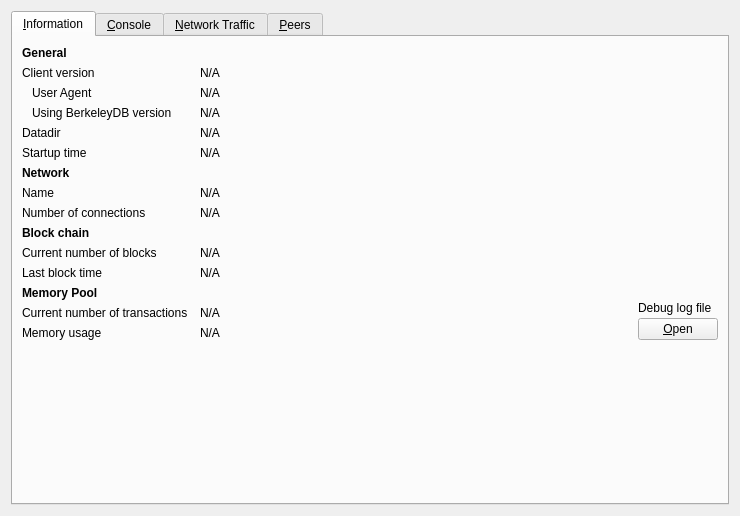
<?xml version="1.0" encoding="UTF-8"?>
<ui version="4.0">
 <class>RPCConsole</class>
 <widget class="QWidget" name="RPCConsole">
  <property name="geometry">
   <rect>
    <x>0</x>
    <y>0</y>
    <width>740</width>
    <height>516</height>
   </rect>
  </property>
  <property name="windowTitle">
   <string>Debug window</string>
  </property>
  <layout class="QVBoxLayout" name="verticalLayout_2">
   <item>
    <widget class="QTabWidget" name="tabWidget">
     <property name="currentIndex">
      <number>0</number>
     </property>
     <widget class="QWidget" name="tab_info">
      <attribute name="title">
       <string>&amp;Information</string>
      </attribute>
      <layout class="QGridLayout" name="gridLayout" columnstretch="0,1,0">
       <property name="horizontalSpacing">
        <number>12</number>
       </property>
       <item row="0" column="0">
        <widget class="QLabel" name="label_9">
         <property name="font">
          <font>
           <weight>75</weight>
           <bold>true</bold>
          </font>
         </property>
         <property name="text">
          <string>General</string>
         </property>
        </widget>
       </item>
       <item row="1" column="0">
        <widget class="QLabel" name="label_6">
         <property name="text">
          <string>Client version</string>
         </property>
        </widget>
       </item>
       <item row="1" column="1" colspan="2">
        <widget class="QLabel" name="clientVersion">
         <property name="cursor">
          <cursorShape>IBeamCursor</cursorShape>
         </property>
         <property name="text">
          <string>N/A</string>
         </property>
         <property name="textFormat">
          <enum>Qt::PlainText</enum>
         </property>
         <property name="textInteractionFlags">
          <set>Qt::LinksAccessibleByMouse|Qt::TextSelectableByKeyboard|Qt::TextSelectableByMouse</set>
         </property>
        </widget>
       </item>
       <item row="2" column="0">
        <widget class="QLabel" name="labelClientUserAgent">
         <property name="text">
          <string>User Agent</string>
         </property>
         <property name="indent">
          <number>10</number>
         </property>
        </widget>
       </item>
       <item row="2" column="1" colspan="2">
        <widget class="QLabel" name="clientUserAgent">
         <property name="cursor">
          <cursorShape>IBeamCursor</cursorShape>
         </property>
         <property name="text">
          <string>N/A</string>
         </property>
         <property name="textFormat">
          <enum>Qt::PlainText</enum>
         </property>
         <property name="textInteractionFlags">
          <set>Qt::LinksAccessibleByMouse|Qt::TextSelectableByKeyboard|Qt::TextSelectableByMouse</set>
         </property>
        </widget>
       </item>
       <item row="3" column="0">
        <widget class="QLabel" name="label_berkeleyDBVersion">
         <property name="text">
          <string>Using BerkeleyDB version</string>
         </property>
         <property name="indent">
          <number>10</number>
         </property>
        </widget>
       </item>
       <item row="3" column="1" colspan="2">
        <widget class="QLabel" name="berkeleyDBVersion">
         <property name="cursor">
          <cursorShape>IBeamCursor</cursorShape>
         </property>
         <property name="text">
          <string>N/A</string>
         </property>
         <property name="textFormat">
          <enum>Qt::PlainText</enum>
         </property>
         <property name="textInteractionFlags">
          <set>Qt::LinksAccessibleByMouse|Qt::TextSelectableByKeyboard|Qt::TextSelectableByMouse</set>
         </property>
        </widget>
       </item>
       <item row="4" column="0">
        <widget class="QLabel" name="label_12">
         <property name="text">
          <string>Datadir</string>
         </property>
        </widget>
       </item>
       <item row="4" column="1" colspan="2">
        <widget class="QLabel" name="dataDir">
         <property name="cursor">
          <cursorShape>IBeamCursor</cursorShape>
         </property>
         <property name="text">
          <string>N/A</string>
         </property>
         <property name="textFormat">
          <enum>Qt::PlainText</enum>
         </property>
         <property name="wordWrap">
          <bool>true</bool>
         </property>
         <property name="textInteractionFlags">
          <set>Qt::LinksAccessibleByMouse|Qt::TextSelectableByKeyboard|Qt::TextSelectableByMouse</set>
         </property>
        </widget>
       </item>
       <item row="5" column="0">
        <widget class="QLabel" name="label_13">
         <property name="text">
          <string>Startup time</string>
         </property>
        </widget>
       </item>
       <item row="5" column="1" colspan="2">
        <widget class="QLabel" name="startupTime">
         <property name="cursor">
          <cursorShape>IBeamCursor</cursorShape>
         </property>
         <property name="text">
          <string>N/A</string>
         </property>
         <property name="textFormat">
          <enum>Qt::PlainText</enum>
         </property>
         <property name="textInteractionFlags">
          <set>Qt::LinksAccessibleByMouse|Qt::TextSelectableByKeyboard|Qt::TextSelectableByMouse</set>
         </property>
        </widget>
       </item>
       <item row="6" column="0">
        <widget class="QLabel" name="labelNetwork">
         <property name="font">
          <font>
           <weight>75</weight>
           <bold>true</bold>
          </font>
         </property>
         <property name="text">
          <string>Network</string>
         </property>
        </widget>
       </item>
       <item row="7" column="0">
        <widget class="QLabel" name="label_8">
         <property name="text">
          <string>Name</string>
         </property>
        </widget>
       </item>
       <item row="7" column="1" colspan="2">
        <widget class="QLabel" name="networkName">
         <property name="cursor">
          <cursorShape>IBeamCursor</cursorShape>
         </property>
         <property name="text">
          <string>N/A</string>
         </property>
         <property name="textFormat">
          <enum>Qt::PlainText</enum>
         </property>
         <property name="textInteractionFlags">
          <set>Qt::LinksAccessibleByMouse|Qt::TextSelectableByKeyboard|Qt::TextSelectableByMouse</set>
         </property>
        </widget>
       </item>
       <item row="8" column="0">
        <widget class="QLabel" name="label_7">
         <property name="text">
          <string>Number of connections</string>
         </property>
        </widget>
       </item>
       <item row="8" column="1" colspan="2">
        <widget class="QLabel" name="numberOfConnections">
         <property name="cursor">
          <cursorShape>IBeamCursor</cursorShape>
         </property>
         <property name="text">
          <string>N/A</string>
         </property>
         <property name="textFormat">
          <enum>Qt::PlainText</enum>
         </property>
         <property name="textInteractionFlags">
          <set>Qt::LinksAccessibleByMouse|Qt::TextSelectableByKeyboard|Qt::TextSelectableByMouse</set>
         </property>
        </widget>
       </item>
       <item row="9" column="0">
        <widget class="QLabel" name="label_10">
         <property name="font">
          <font>
           <weight>75</weight>
           <bold>true</bold>
          </font>
         </property>
         <property name="text">
          <string>Block chain</string>
         </property>
        </widget>
       </item>
       <item row="10" column="0">
        <widget class="QLabel" name="label_3">
         <property name="text">
          <string>Current number of blocks</string>
         </property>
        </widget>
       </item>
       <item row="10" column="1" colspan="2">
        <widget class="QLabel" name="numberOfBlocks">
         <property name="cursor">
          <cursorShape>IBeamCursor</cursorShape>
         </property>
         <property name="text">
          <string>N/A</string>
         </property>
         <property name="textFormat">
          <enum>Qt::PlainText</enum>
         </property>
         <property name="textInteractionFlags">
          <set>Qt::LinksAccessibleByMouse|Qt::TextSelectableByKeyboard|Qt::TextSelectableByMouse</set>
         </property>
        </widget>
       </item>
       <item row="11" column="0">
        <widget class="QLabel" name="labelLastBlockTime">
         <property name="text">
          <string>Last block time</string>
         </property>
        </widget>
       </item>
       <item row="11" column="1" colspan="2">
        <widget class="QLabel" name="lastBlockTime">
         <property name="cursor">
          <cursorShape>IBeamCursor</cursorShape>
         </property>
         <property name="text">
          <string>N/A</string>
         </property>
         <property name="textFormat">
          <enum>Qt::PlainText</enum>
         </property>
         <property name="textInteractionFlags">
          <set>Qt::LinksAccessibleByMouse|Qt::TextSelectableByKeyboard|Qt::TextSelectableByMouse</set>
         </property>
        </widget>
       </item>
       <item row="12" column="0">
        <widget class="QLabel" name="labelMempoolTitle">
         <property name="font">
          <font>
           <weight>75</weight>
           <bold>true</bold>
          </font>
         </property>
         <property name="text">
          <string>Memory Pool</string>
         </property>
        </widget>
       </item>
       <item row="13" column="0">
        <widget class="QLabel" name="labelNumberOfTransactions">
         <property name="text">
          <string>Current number of transactions</string>
         </property>
        </widget>
       </item>
       <item row="13" column="1">
        <widget class="QLabel" name="mempoolNumberTxs">
         <property name="cursor">
          <cursorShape>IBeamCursor</cursorShape>
         </property>
         <property name="text">
          <string>N/A</string>
         </property>
         <property name="textFormat">
          <enum>Qt::PlainText</enum>
         </property>
         <property name="textInteractionFlags">
          <set>Qt::LinksAccessibleByMouse|Qt::TextSelectableByKeyboard|Qt::TextSelectableByMouse</set>
         </property>
        </widget>
       </item>
       <item row="14" column="0">
        <widget class="QLabel" name="labelMemoryUsage">
         <property name="text">
          <string>Memory usage</string>
         </property>
        </widget>
       </item>
       <item row="14" column="1">
        <widget class="QLabel" name="mempoolSize">
         <property name="cursor">
          <cursorShape>IBeamCursor</cursorShape>
         </property>
         <property name="text">
          <string>N/A</string>
         </property>
         <property name="textFormat">
          <enum>Qt::PlainText</enum>
         </property>
         <property name="textInteractionFlags">
          <set>Qt::LinksAccessibleByMouse|Qt::TextSelectableByKeyboard|Qt::TextSelectableByMouse</set>
         </property>
        </widget>
       </item>
       <item row="12" column="2" rowspan="3">
        <layout class="QVBoxLayout" name="verticalLayoutDebugButton">
         <property name="spacing">
          <number>3</number>
         </property>
         <item>
          <spacer name="verticalSpacer_2">
           <property name="orientation">
            <enum>Qt::Vertical</enum>
           </property>
           <property name="sizeHint" stdset="0">
            <size>
             <width>10</width>
             <height>5</height>
            </size>
           </property>
          </spacer>
         </item>
         <item>
          <widget class="QLabel" name="labelDebugLogfile">
           <property name="text">
            <string>Debug log file</string>
           </property>
          </widget>
         </item>
         <item>
          <widget class="QPushButton" name="openDebugLogfileButton">
           <property name="toolTip">
            <string>Open the %1 debug log file from the current data directory. This can take a few seconds for large log files.</string>
           </property>
           <property name="text">
            <string>&amp;Open</string>
           </property>
           <property name="icon">
            <iconset resource="../bitcoin.qrc">
             <normaloff>:/images/open</normaloff>:/images/open</iconset>
           </property>
           <property name="autoDefault">
            <bool>false</bool>
           </property>
          </widget>
         </item>
        </layout>
       </item>
       <item row="15" column="0">
        <spacer name="verticalSpacer">
         <property name="orientation">
          <enum>Qt::Vertical</enum>
         </property>
         <property name="sizeHint" stdset="0">
          <size>
           <width>20</width>
           <height>40</height>
          </size>
         </property>
        </spacer>
       </item>
      </layout>
     </widget>
     <widget class="QWidget" name="tab_console">
      <attribute name="title">
       <string>&amp;Console</string>
      </attribute>
      <layout class="QVBoxLayout" name="verticalLayout_3">
       <property name="spacing">
        <number>3</number>
       </property>
       <property name="bottomMargin">
        <number>5</number>
       </property>
       <item>
        <layout class="QHBoxLayout" name="horizontalLayout">
         <property name="spacing">
          <number>4</number>
         </property>
         <item>
          <spacer name="horizontalSpacer">
           <property name="orientation">
            <enum>Qt::Horizontal</enum>
           </property>
           <property name="sizeHint" stdset="0">
            <size>
             <width>40</width>
             <height>20</height>
            </size>
           </property>
          </spacer>
         </item>
         <item>
          <widget class="QPushButton" name="fontSmallerButton">
           <property name="maximumSize">
            <size>
             <width>24</width>
             <height>24</height>
            </size>
           </property>
           <property name="toolTip">
            <string>Decrease font size</string>
           </property>
           <property name="text">
            <string/>
           </property>
           <property name="icon">
            <iconset resource="../bitcoin.qrc">
             <normaloff>:/icons/fontsmaller</normaloff>:/icons/fontsmaller</iconset>
           </property>
           <property name="iconSize">
            <size>
             <width>24</width>
             <height>16</height>
            </size>
           </property>
           <property name="autoDefault">
            <bool>false</bool>
           </property>
           <property name="flat">
            <bool>true</bool>
           </property>
          </widget>
         </item>
         <item>
          <widget class="QPushButton" name="fontBiggerButton">
           <property name="maximumSize">
            <size>
             <width>24</width>
             <height>24</height>
            </size>
           </property>
           <property name="toolTip">
            <string>Increase font size</string>
           </property>
           <property name="text">
            <string/>
           </property>
           <property name="icon">
            <iconset resource="../bitcoin.qrc">
             <normaloff>:/icons/fontbigger</normaloff>:/icons/fontbigger</iconset>
           </property>
           <property name="iconSize">
            <size>
             <width>24</width>
             <height>16</height>
            </size>
           </property>
           <property name="autoDefault">
            <bool>false</bool>
           </property>
           <property name="flat">
            <bool>true</bool>
           </property>
          </widget>
         </item>
         <item>
          <widget class="QPushButton" name="clearButton">
           <property name="maximumSize">
            <size>
             <width>24</width>
             <height>24</height>
            </size>
           </property>
           <property name="toolTip">
            <string>Clear console</string>
           </property>
           <property name="layoutDirection">
            <enum>Qt::LeftToRight</enum>
           </property>
           <property name="text">
            <string/>
           </property>
           <property name="icon">
            <iconset resource="../bitcoin.qrc">
             <normaloff>:/images/clear</normaloff>:/images/clear</iconset>
           </property>
           <property name="shortcut">
            <string notr="true">Ctrl+L</string>
           </property>
           <property name="autoDefault">
            <bool>false</bool>
           </property>
           <property name="flat">
            <bool>true</bool>
           </property>
          </widget>
         </item>
        </layout>
       </item>
       <item>
        <widget class="QTextEdit" name="messagesWidget">
         <property name="minimumSize">
          <size>
           <width>0</width>
           <height>100</height>
          </size>
         </property>
         <property name="readOnly">
          <bool>true</bool>
         </property>
         <property name="tabKeyNavigation" stdset="0">
          <bool>false</bool>
         </property>
         <property name="columnCount" stdset="0">
          <number>2</number>
         </property>
        </widget>
       </item>
       <item>
        <layout class="QHBoxLayout" name="horizontalLayoutPrompt">
         <property name="spacing">
          <number>3</number>
         </property>
         <item>
          <widget class="QPushButton" name="promptIcon">
           <property name="enabled">
            <bool>false</bool>
           </property>
           <property name="maximumSize">
            <size>
             <width>16</width>
             <height>24</height>
            </size>
           </property>
           <property name="text">
            <string/>
           </property>
           <property name="icon">
            <iconset resource="../bitcoin.qrc">
             <normaloff>:/images/prompt</normaloff>:/images/prompt</iconset>
           </property>
           <property name="iconSize">
            <size>
             <width>14</width>
             <height>14</height>
            </size>
           </property>
           <property name="autoDefault">
            <bool>false</bool>
           </property>
           <property name="flat">
            <bool>true</bool>
           </property>
          </widget>
         </item>
         <item>
          <widget class="QLineEdit" name="lineEdit">
           <property name="placeholderText">
            <string/>
           </property>
          </widget>
         </item>
        </layout>
       </item>
      </layout>
     </widget>
     <widget class="QWidget" name="tab_nettraffic">
      <attribute name="title">
       <string>&amp;Network Traffic</string>
      </attribute>
      <layout class="QHBoxLayout" name="horizontalLayout_3">
       <item>
        <layout class="QVBoxLayout" name="verticalLayout_4">
         <item>
          <widget class="TrafficGraphWidget" name="trafficGraph" native="true">
           <property name="sizePolicy">
            <sizepolicy hsizetype="Expanding" vsizetype="Expanding">
             <horstretch>0</horstretch>
             <verstretch>0</verstretch>
            </sizepolicy>
           </property>
          </widget>
         </item>
         <item>
          <layout class="QHBoxLayout" name="horizontalLayout_2">
           <item>
            <widget class="QSlider" name="sldGraphRange">
             <property name="minimum">
              <number>1</number>
             </property>
             <property name="maximum">
              <number>288</number>
             </property>
             <property name="pageStep">
              <number>12</number>
             </property>
             <property name="value">
              <number>6</number>
             </property>
             <property name="orientation">
              <enum>Qt::Horizontal</enum>
             </property>
            </widget>
           </item>
           <item>
            <widget class="QLabel" name="lblGraphRange">
             <property name="minimumSize">
              <size>
               <width>100</width>
               <height>0</height>
              </size>
             </property>
             <property name="alignment">
              <set>Qt::AlignCenter</set>
             </property>
            </widget>
           </item>
           <item>
            <widget class="QPushButton" name="btnClearTrafficGraph">
             <property name="text">
              <string>&amp;Clear</string>
             </property>
             <property name="icon">
              <iconset resource="../bitcoin.qrc">
               <normaloff>:/images/clear</normaloff>:/images/clear</iconset>
             </property>
             <property name="autoDefault">
              <bool>false</bool>
             </property>
            </widget>
           </item>
          </layout>
         </item>
        </layout>
       </item>
       <item>
        <layout class="QVBoxLayout" name="verticalLayout">
         <item>
          <widget class="QGroupBox" name="groupBox">
           <property name="title">
            <string>Totals</string>
           </property>
           <layout class="QVBoxLayout" name="verticalLayout_5">
            <item>
             <layout class="QHBoxLayout" name="horizontalLayout_4">
              <item>
               <widget class="Line" name="line">
                <property name="sizePolicy">
                 <sizepolicy hsizetype="Fixed" vsizetype="Fixed">
                  <horstretch>0</horstretch>
                  <verstretch>0</verstretch>
                 </sizepolicy>
                </property>
                <property name="minimumSize">
                 <size>
                  <width>10</width>
                  <height>0</height>
                 </size>
                </property>
                <property name="palette">
                 <palette>
                  <active>
                   <colorrole role="Light">
                    <brush brushstyle="SolidPattern">
                     <color alpha="255">
                      <red>0</red>
                      <green>255</green>
                      <blue>0</blue>
                     </color>
                    </brush>
                   </colorrole>
                  </active>
                  <inactive>
                   <colorrole role="Light">
                    <brush brushstyle="SolidPattern">
                     <color alpha="255">
                      <red>0</red>
                      <green>255</green>
                      <blue>0</blue>
                     </color>
                    </brush>
                   </colorrole>
                  </inactive>
                  <disabled>
                   <colorrole role="Light">
                    <brush brushstyle="SolidPattern">
                     <color alpha="255">
                      <red>0</red>
                      <green>255</green>
                      <blue>0</blue>
                     </color>
                    </brush>
                   </colorrole>
                  </disabled>
                 </palette>
                </property>
                <property name="orientation">
                 <enum>Qt::Horizontal</enum>
                </property>
               </widget>
              </item>
              <item>
               <widget class="QLabel" name="label_16">
                <property name="text">
                 <string>Received</string>
                </property>
               </widget>
              </item>
              <item>
               <widget class="QLabel" name="lblBytesIn">
                <property name="minimumSize">
                 <size>
                  <width>50</width>
                  <height>0</height>
                 </size>
                </property>
                <property name="alignment">
                 <set>Qt::AlignRight|Qt::AlignTrailing|Qt::AlignVCenter</set>
                </property>
               </widget>
              </item>
             </layout>
            </item>
            <item>
             <layout class="QHBoxLayout" name="horizontalLayout_5">
              <item>
               <widget class="Line" name="line_2">
                <property name="sizePolicy">
                 <sizepolicy hsizetype="Fixed" vsizetype="Fixed">
                  <horstretch>0</horstretch>
                  <verstretch>0</verstretch>
                 </sizepolicy>
                </property>
                <property name="minimumSize">
                 <size>
                  <width>10</width>
                  <height>0</height>
                 </size>
                </property>
                <property name="palette">
                 <palette>
                  <active>
                   <colorrole role="Light">
                    <brush brushstyle="SolidPattern">
                     <color alpha="255">
                      <red>255</red>
                      <green>0</green>
                      <blue>0</blue>
                     </color>
                    </brush>
                   </colorrole>
                  </active>
                  <inactive>
                   <colorrole role="Light">
                    <brush brushstyle="SolidPattern">
                     <color alpha="255">
                      <red>255</red>
                      <green>0</green>
                      <blue>0</blue>
                     </color>
                    </brush>
                   </colorrole>
                  </inactive>
                  <disabled>
                   <colorrole role="Light">
                    <brush brushstyle="SolidPattern">
                     <color alpha="255">
                      <red>255</red>
                      <green>0</green>
                      <blue>0</blue>
                     </color>
                    </brush>
                   </colorrole>
                  </disabled>
                 </palette>
                </property>
                <property name="orientation">
                 <enum>Qt::Horizontal</enum>
                </property>
               </widget>
              </item>
              <item>
               <widget class="QLabel" name="label_17">
                <property name="text">
                 <string>Sent</string>
                </property>
               </widget>
              </item>
              <item>
               <widget class="QLabel" name="lblBytesOut">
                <property name="minimumSize">
                 <size>
                  <width>50</width>
                  <height>0</height>
                 </size>
                </property>
                <property name="alignment">
                 <set>Qt::AlignRight|Qt::AlignTrailing|Qt::AlignVCenter</set>
                </property>
               </widget>
              </item>
             </layout>
            </item>
            <item>
             <spacer name="verticalSpacer_4">
              <property name="orientation">
               <enum>Qt::Vertical</enum>
              </property>
              <property name="sizeHint" stdset="0">
               <size>
                <width>20</width>
                <height>407</height>
               </size>
              </property>
             </spacer>
            </item>
           </layout>
          </widget>
         </item>
        </layout>
       </item>
      </layout>
     </widget>
     <widget class="QWidget" name="tab_peers">
      <attribute name="title">
       <string>&amp;Peers</string>
      </attribute>
      <layout class="QGridLayout" name="gridLayout_2">
       <item row="0" column="0" rowspan="2">
        <layout class="QVBoxLayout" name="verticalLayout_101">
         <property name="spacing">
          <number>0</number>
         </property>
         <item>
          <widget class="QTableView" name="peerWidget">
           <property name="horizontalScrollBarPolicy">
            <enum>Qt::ScrollBarAsNeeded</enum>
           </property>
           <property name="tabKeyNavigation">
            <bool>false</bool>
           </property>
           <property name="sortingEnabled">
            <bool>true</bool>
           </property>
           <attribute name="horizontalHeaderHighlightSections">
            <bool>false</bool>
           </attribute>
          </widget>
         </item>
         <item>
          <widget class="QLabel" name="banHeading">
           <property name="sizePolicy">
            <sizepolicy hsizetype="Preferred" vsizetype="Minimum">
             <horstretch>0</horstretch>
             <verstretch>0</verstretch>
            </sizepolicy>
           </property>
           <property name="minimumSize">
            <size>
             <width>300</width>
             <height>32</height>
            </size>
           </property>
           <property name="maximumSize">
            <size>
             <width>16777215</width>
             <height>32</height>
            </size>
           </property>
           <property name="font">
            <font>
             <pointsize>12</pointsize>
            </font>
           </property>
           <property name="cursor">
            <cursorShape>IBeamCursor</cursorShape>
           </property>
           <property name="text">
            <string>Banned peers</string>
           </property>
           <property name="alignment">
            <set>Qt::AlignBottom|Qt::AlignLeading|Qt::AlignLeft</set>
           </property>
           <property name="wordWrap">
            <bool>true</bool>
           </property>
           <property name="textInteractionFlags">
            <set>Qt::NoTextInteraction</set>
           </property>
          </widget>
         </item>
         <item>
          <widget class="QTableView" name="banlistWidget">
           <property name="sizePolicy">
            <sizepolicy hsizetype="Expanding" vsizetype="Expanding">
             <horstretch>0</horstretch>
             <verstretch>0</verstretch>
            </sizepolicy>
           </property>
           <property name="horizontalScrollBarPolicy">
            <enum>Qt::ScrollBarAsNeeded</enum>
           </property>
           <property name="tabKeyNavigation">
            <bool>false</bool>
           </property>
           <property name="sortingEnabled">
            <bool>true</bool>
           </property>
           <attribute name="horizontalHeaderHighlightSections">
            <bool>false</bool>
           </attribute>
          </widget>
         </item>
        </layout>
       </item>
       <item row="0" column="1">
        <widget class="QLabel" name="peerHeading">
         <property name="sizePolicy">
          <sizepolicy hsizetype="Preferred" vsizetype="Minimum">
           <horstretch>0</horstretch>
           <verstretch>0</verstretch>
          </sizepolicy>
         </property>
         <property name="minimumSize">
          <size>
           <width>300</width>
           <height>32</height>
          </size>
         </property>
         <property name="font">
          <font>
           <pointsize>10</pointsize>
          </font>
         </property>
         <property name="cursor">
          <cursorShape>IBeamCursor</cursorShape>
         </property>
         <property name="text">
          <string>Select a peer to view detailed information.</string>
         </property>
         <property name="alignment">
          <set>Qt::AlignHCenter|Qt::AlignTop</set>
         </property>
         <property name="wordWrap">
          <bool>true</bool>
         </property>
         <property name="textInteractionFlags">
          <set>Qt::LinksAccessibleByMouse|Qt::TextSelectableByKeyboard|Qt::TextSelectableByMouse</set>
         </property>
        </widget>
       </item>
       <item row="1" column="1">
        <widget class="QWidget" name="detailWidget" native="true">
         <property name="minimumSize">
          <size>
           <width>300</width>
           <height>0</height>
          </size>
         </property>
         <layout class="QGridLayout" name="gridLayout_3">
          <item row="0" column="0">
           <widget class="QLabel" name="label_30">
            <property name="text">
             <string>Whitelisted</string>
            </property>
           </widget>
          </item>
          <item row="0" column="2">
           <widget class="QLabel" name="peerWhitelisted">
            <property name="cursor">
             <cursorShape>IBeamCursor</cursorShape>
            </property>
            <property name="text">
             <string>N/A</string>
            </property>
            <property name="textFormat">
             <enum>Qt::PlainText</enum>
            </property>
            <property name="textInteractionFlags">
             <set>Qt::LinksAccessibleByMouse|Qt::TextSelectableByKeyboard|Qt::TextSelectableByMouse</set>
            </property>
           </widget>
          </item>
          <item row="1" column="0">
           <widget class="QLabel" name="label_23">
            <property name="text">
             <string>Direction</string>
            </property>
           </widget>
          </item>
          <item row="1" column="2">
           <widget class="QLabel" name="peerDirection">
            <property name="cursor">
             <cursorShape>IBeamCursor</cursorShape>
            </property>
            <property name="text">
             <string>N/A</string>
            </property>
            <property name="textFormat">
             <enum>Qt::PlainText</enum>
            </property>
            <property name="textInteractionFlags">
             <set>Qt::LinksAccessibleByMouse|Qt::TextSelectableByKeyboard|Qt::TextSelectableByMouse</set>
            </property>
           </widget>
          </item>
          <item row="2" column="0">
           <widget class="QLabel" name="label_21">
            <property name="text">
             <string>Version</string>
            </property>
           </widget>
          </item>
          <item row="2" column="2">
           <widget class="QLabel" name="peerVersion">
            <property name="cursor">
             <cursorShape>IBeamCursor</cursorShape>
            </property>
            <property name="text">
             <string>N/A</string>
            </property>
            <property name="textFormat">
             <enum>Qt::PlainText</enum>
            </property>
            <property name="textInteractionFlags">
             <set>Qt::LinksAccessibleByMouse|Qt::TextSelectableByKeyboard|Qt::TextSelectableByMouse</set>
            </property>
           </widget>
          </item>
          <item row="3" column="0">
           <widget class="QLabel" name="label_28">
            <property name="text">
             <string>User Agent</string>
            </property>
           </widget>
          </item>
          <item row="3" column="2">
           <widget class="QLabel" name="peerSubversion">
            <property name="cursor">
             <cursorShape>IBeamCursor</cursorShape>
            </property>
            <property name="text">
             <string>N/A</string>
            </property>
            <property name="textFormat">
             <enum>Qt::PlainText</enum>
            </property>
            <property name="textInteractionFlags">
             <set>Qt::LinksAccessibleByMouse|Qt::TextSelectableByKeyboard|Qt::TextSelectableByMouse</set>
            </property>
           </widget>
          </item>
          <item row="4" column="0">
           <widget class="QLabel" name="label_4">
            <property name="text">
             <string>Services</string>
            </property>
           </widget>
          </item>
          <item row="4" column="2">
           <widget class="QLabel" name="peerServices">
            <property name="cursor">
             <cursorShape>IBeamCursor</cursorShape>
            </property>
            <property name="text">
             <string>N/A</string>
            </property>
            <property name="textFormat">
             <enum>Qt::PlainText</enum>
            </property>
            <property name="textInteractionFlags">
             <set>Qt::LinksAccessibleByMouse|Qt::TextSelectableByKeyboard|Qt::TextSelectableByMouse</set>
            </property>
           </widget>
          </item>
          <item row="5" column="0">
           <widget class="QLabel" name="label_29">
            <property name="text">
             <string>Starting Block</string>
            </property>
           </widget>
          </item>
          <item row="5" column="2">
           <widget class="QLabel" name="peerHeight">
            <property name="cursor">
             <cursorShape>IBeamCursor</cursorShape>
            </property>
            <property name="text">
             <string>N/A</string>
            </property>
            <property name="textFormat">
             <enum>Qt::PlainText</enum>
            </property>
            <property name="textInteractionFlags">
             <set>Qt::LinksAccessibleByMouse|Qt::TextSelectableByKeyboard|Qt::TextSelectableByMouse</set>
            </property>
           </widget>
          </item>
          <item row="6" column="0">
           <widget class="QLabel" name="label_27">
            <property name="text">
             <string>Synced Headers</string>
            </property>
           </widget>
          </item>
          <item row="6" column="2">
           <widget class="QLabel" name="peerSyncHeight">
            <property name="cursor">
             <cursorShape>IBeamCursor</cursorShape>
            </property>
            <property name="text">
             <string>N/A</string>
            </property>
            <property name="textFormat">
             <enum>Qt::PlainText</enum>
            </property>
            <property name="textInteractionFlags">
             <set>Qt::LinksAccessibleByMouse|Qt::TextSelectableByKeyboard|Qt::TextSelectableByMouse</set>
            </property>
           </widget>
          </item>
          <item row="7" column="0">
           <widget class="QLabel" name="label_25">
            <property name="text">
             <string>Synced Blocks</string>
            </property>
           </widget>
          </item>
          <item row="7" column="2">
           <widget class="QLabel" name="peerCommonHeight">
            <property name="cursor">
             <cursorShape>IBeamCursor</cursorShape>
            </property>
            <property name="text">
             <string>N/A</string>
            </property>
            <property name="textFormat">
             <enum>Qt::PlainText</enum>
            </property>
            <property name="textInteractionFlags">
             <set>Qt::LinksAccessibleByMouse|Qt::TextSelectableByKeyboard|Qt::TextSelectableByMouse</set>
            </property>
           </widget>
          </item>
          <item row="8" column="0">
           <widget class="QLabel" name="label_24">
            <property name="text">
             <string>Ban Score</string>
            </property>
           </widget>
          </item>
          <item row="8" column="2">
           <widget class="QLabel" name="peerBanScore">
            <property name="cursor">
             <cursorShape>IBeamCursor</cursorShape>
            </property>
            <property name="text">
             <string>N/A</string>
            </property>
            <property name="textFormat">
             <enum>Qt::PlainText</enum>
            </property>
            <property name="textInteractionFlags">
             <set>Qt::LinksAccessibleByMouse|Qt::TextSelectableByKeyboard|Qt::TextSelectableByMouse</set>
            </property>
           </widget>
          </item>
          <item row="9" column="0">
           <widget class="QLabel" name="label_22">
            <property name="text">
             <string>Connection Time</string>
            </property>
           </widget>
          </item>
          <item row="9" column="2">
           <widget class="QLabel" name="peerConnTime">
            <property name="cursor">
             <cursorShape>IBeamCursor</cursorShape>
            </property>
            <property name="text">
             <string>N/A</string>
            </property>
            <property name="textFormat">
             <enum>Qt::PlainText</enum>
            </property>
            <property name="textInteractionFlags">
             <set>Qt::LinksAccessibleByMouse|Qt::TextSelectableByKeyboard|Qt::TextSelectableByMouse</set>
            </property>
           </widget>
          </item>
          <item row="10" column="0">
           <widget class="QLabel" name="label_15">
            <property name="text">
             <string>Last Send</string>
            </property>
           </widget>
          </item>
          <item row="10" column="2">
           <widget class="QLabel" name="peerLastSend">
            <property name="cursor">
             <cursorShape>IBeamCursor</cursorShape>
            </property>
            <property name="text">
             <string>N/A</string>
            </property>
            <property name="textFormat">
             <enum>Qt::PlainText</enum>
            </property>
            <property name="textInteractionFlags">
             <set>Qt::LinksAccessibleByMouse|Qt::TextSelectableByKeyboard|Qt::TextSelectableByMouse</set>
            </property>
           </widget>
          </item>
          <item row="11" column="0">
           <widget class="QLabel" name="label_19">
            <property name="text">
             <string>Last Receive</string>
            </property>
           </widget>
          </item>
          <item row="11" column="2">
           <widget class="QLabel" name="peerLastRecv">
            <property name="cursor">
             <cursorShape>IBeamCursor</cursorShape>
            </property>
            <property name="text">
             <string>N/A</string>
            </property>
            <property name="textFormat">
             <enum>Qt::PlainText</enum>
            </property>
            <property name="textInteractionFlags">
             <set>Qt::LinksAccessibleByMouse|Qt::TextSelectableByKeyboard|Qt::TextSelectableByMouse</set>
            </property>
           </widget>
          </item>
          <item row="12" column="0">
           <widget class="QLabel" name="label_18">
            <property name="text">
             <string>Sent</string>
            </property>
           </widget>
          </item>
          <item row="12" column="2">
           <widget class="QLabel" name="peerBytesSent">
            <property name="cursor">
             <cursorShape>IBeamCursor</cursorShape>
            </property>
            <property name="text">
             <string>N/A</string>
            </property>
            <property name="textFormat">
             <enum>Qt::PlainText</enum>
            </property>
            <property name="textInteractionFlags">
             <set>Qt::LinksAccessibleByMouse|Qt::TextSelectableByKeyboard|Qt::TextSelectableByMouse</set>
            </property>
           </widget>
          </item>
          <item row="13" column="0">
           <widget class="QLabel" name="label_20">
            <property name="text">
             <string>Received</string>
            </property>
           </widget>
          </item>
          <item row="13" column="2">
           <widget class="QLabel" name="peerBytesRecv">
            <property name="cursor">
             <cursorShape>IBeamCursor</cursorShape>
            </property>
            <property name="text">
             <string>N/A</string>
            </property>
            <property name="textFormat">
             <enum>Qt::PlainText</enum>
            </property>
            <property name="textInteractionFlags">
             <set>Qt::LinksAccessibleByMouse|Qt::TextSelectableByKeyboard|Qt::TextSelectableByMouse</set>
            </property>
           </widget>
          </item>
          <item row="14" column="0">
           <widget class="QLabel" name="label_26">
            <property name="text">
             <string>Ping Time</string>
            </property>
           </widget>
          </item>
          <item row="14" column="2">
           <widget class="QLabel" name="peerPingTime">
            <property name="cursor">
             <cursorShape>IBeamCursor</cursorShape>
            </property>
            <property name="text">
             <string>N/A</string>
            </property>
            <property name="textFormat">
             <enum>Qt::PlainText</enum>
            </property>
            <property name="textInteractionFlags">
             <set>Qt::LinksAccessibleByMouse|Qt::TextSelectableByKeyboard|Qt::TextSelectableByMouse</set>
            </property>
           </widget>
          </item>
          <item row="15" column="0">
           <widget class="QLabel" name="peerPingWaitLabel">
            <property name="toolTip">
             <string>The duration of a currently outstanding ping.</string>
            </property>
            <property name="text">
             <string>Ping Wait</string>
            </property>
           </widget>
          </item>
          <item row="15" column="2">
           <widget class="QLabel" name="peerPingWait">
            <property name="cursor">
             <cursorShape>IBeamCursor</cursorShape>
            </property>
            <property name="text">
             <string>N/A</string>
            </property>
            <property name="textFormat">
             <enum>Qt::PlainText</enum>
            </property>
            <property name="textInteractionFlags">
             <set>Qt::LinksAccessibleByMouse|Qt::TextSelectableByKeyboard|Qt::TextSelectableByMouse</set>
            </property>
           </widget>
          </item>
          <item row="16" column="0">
           <widget class="QLabel" name="label_timeoffset">
            <property name="text">
             <string>Time Offset</string>
            </property>
           </widget>
          </item>
          <item row="16" column="2">
           <widget class="QLabel" name="timeoffset">
            <property name="cursor">
             <cursorShape>IBeamCursor</cursorShape>
            </property>
            <property name="text">
             <string>N/A</string>
            </property>
            <property name="textFormat">
             <enum>Qt::PlainText</enum>
            </property>
            <property name="textInteractionFlags">
             <set>Qt::LinksAccessibleByMouse|Qt::TextSelectableByKeyboard|Qt::TextSelectableByMouse</set>
            </property>
           </widget>
          </item>
          <item row="17" column="1">
           <spacer name="verticalSpacer_3">
            <property name="orientation">
             <enum>Qt::Vertical</enum>
            </property>
            <property name="sizeHint" stdset="0">
             <size>
              <width>20</width>
              <height>40</height>
             </size>
            </property>
           </spacer>
          </item>
         </layout>
        </widget>
       </item>
      </layout>
     </widget>
    </widget>
   </item>
  </layout>
 </widget>
 <customwidgets>
  <customwidget>
   <class>TrafficGraphWidget</class>
   <extends>QWidget</extends>
   <header>trafficgraphwidget.h</header>
   <container>1</container>
   <slots>
    <slot>clear()</slot>
   </slots>
  </customwidget>
 </customwidgets>
 <resources>
  <include location="../bitcoin.qrc"/>
 </resources>
 <connections/>
</ui>
